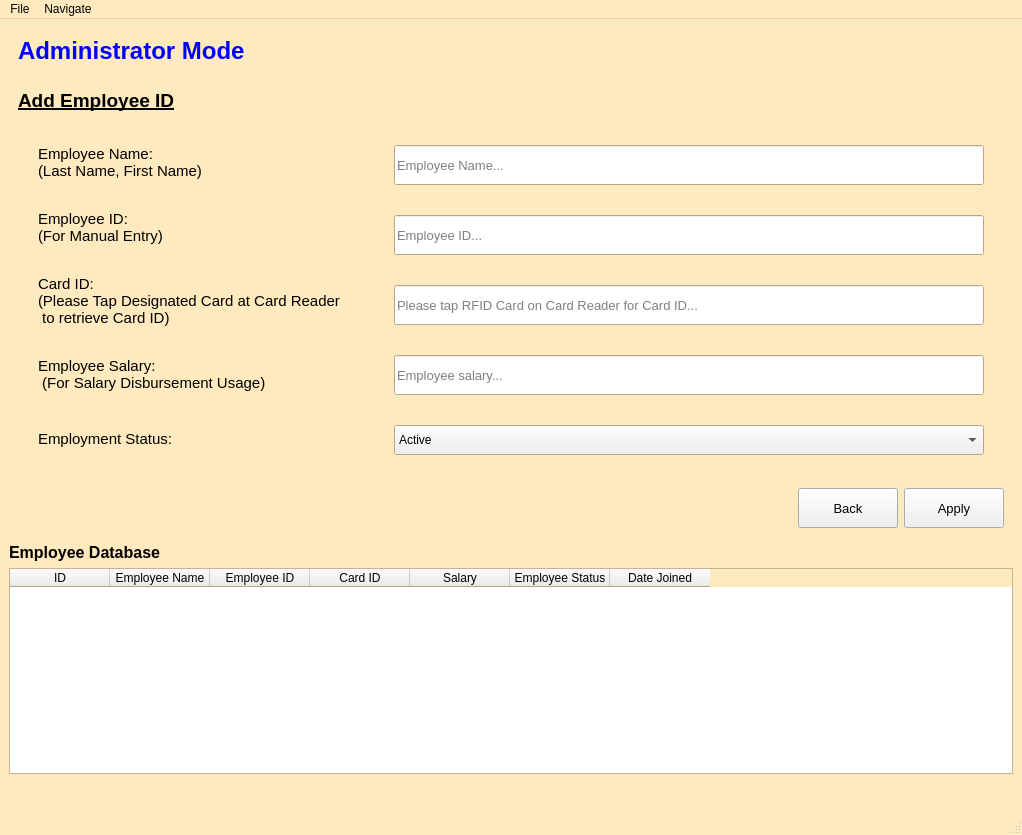
<?xml version="1.0" encoding="UTF-8"?>
<ui version="4.0">
 <class>Admin_Mode_1</class>
 <widget class="QMainWindow" name="Admin_Mode_1">
  <property name="geometry">
   <rect>
    <x>0</x>
    <y>0</y>
    <width>1022</width>
    <height>835</height>
   </rect>
  </property>
  <property name="palette">
   <palette>
    <active>
     <colorrole role="Base">
      <brush brushstyle="SolidPattern">
       <color alpha="255">
        <red>255</red>
        <green>255</green>
        <blue>255</blue>
       </color>
      </brush>
     </colorrole>
     <colorrole role="Window">
      <brush brushstyle="SolidPattern">
       <color alpha="255">
        <red>255</red>
        <green>233</green>
        <blue>190</blue>
       </color>
      </brush>
     </colorrole>
    </active>
    <inactive>
     <colorrole role="Base">
      <brush brushstyle="SolidPattern">
       <color alpha="255">
        <red>255</red>
        <green>255</green>
        <blue>255</blue>
       </color>
      </brush>
     </colorrole>
     <colorrole role="Window">
      <brush brushstyle="SolidPattern">
       <color alpha="255">
        <red>255</red>
        <green>233</green>
        <blue>190</blue>
       </color>
      </brush>
     </colorrole>
    </inactive>
    <disabled>
     <colorrole role="Base">
      <brush brushstyle="SolidPattern">
       <color alpha="255">
        <red>255</red>
        <green>233</green>
        <blue>190</blue>
       </color>
      </brush>
     </colorrole>
     <colorrole role="Window">
      <brush brushstyle="SolidPattern">
       <color alpha="255">
        <red>255</red>
        <green>233</green>
        <blue>190</blue>
       </color>
      </brush>
     </colorrole>
    </disabled>
   </palette>
  </property>
  <property name="windowTitle">
   <string>Attendance Recorder System - Admin Mode (Add Employee ID)</string>
  </property>
  <widget class="QWidget" name="centralwidget">
   <layout class="QVBoxLayout" name="verticalLayout">
    <item>
     <widget class="QFrame" name="frame_title">
      <property name="maximumSize">
       <size>
        <width>16777215</width>
        <height>50</height>
       </size>
      </property>
      <property name="frameShape">
       <enum>QFrame::NoFrame</enum>
      </property>
      <property name="frameShadow">
       <enum>QFrame::Raised</enum>
      </property>
      <layout class="QVBoxLayout" name="verticalLayout_2">
       <item>
        <widget class="QLabel" name="label_title">
         <property name="palette">
          <palette>
           <active>
            <colorrole role="WindowText">
             <brush brushstyle="SolidPattern">
              <color alpha="255">
               <red>0</red>
               <green>0</green>
               <blue>255</blue>
              </color>
             </brush>
            </colorrole>
           </active>
           <inactive>
            <colorrole role="WindowText">
             <brush brushstyle="SolidPattern">
              <color alpha="255">
               <red>0</red>
               <green>0</green>
               <blue>255</blue>
              </color>
             </brush>
            </colorrole>
           </inactive>
           <disabled>
            <colorrole role="WindowText">
             <brush brushstyle="SolidPattern">
              <color alpha="255">
               <red>120</red>
               <green>120</green>
               <blue>120</blue>
              </color>
             </brush>
            </colorrole>
           </disabled>
          </palette>
         </property>
         <property name="font">
          <font>
           <pointsize>18</pointsize>
           <weight>75</weight>
           <bold>true</bold>
          </font>
         </property>
         <property name="text">
          <string>Administrator Mode</string>
         </property>
        </widget>
       </item>
      </layout>
     </widget>
    </item>
    <item>
     <widget class="QFrame" name="frame_instruction">
      <property name="maximumSize">
       <size>
        <width>16777215</width>
        <height>50</height>
       </size>
      </property>
      <property name="frameShape">
       <enum>QFrame::NoFrame</enum>
      </property>
      <property name="frameShadow">
       <enum>QFrame::Raised</enum>
      </property>
      <layout class="QVBoxLayout" name="verticalLayout_3">
       <item>
        <widget class="QLabel" name="label_instruction">
         <property name="font">
          <font>
           <family>Arial</family>
           <pointsize>14</pointsize>
           <weight>75</weight>
           <bold>true</bold>
           <underline>true</underline>
          </font>
         </property>
         <property name="text">
          <string>Add Employee ID</string>
         </property>
        </widget>
       </item>
      </layout>
     </widget>
    </item>
    <item>
     <widget class="QFrame" name="frame_input">
      <property name="palette">
       <palette>
        <active>
         <colorrole role="Base">
          <brush brushstyle="SolidPattern">
           <color alpha="255">
            <red>255</red>
            <green>255</green>
            <blue>255</blue>
           </color>
          </brush>
         </colorrole>
         <colorrole role="Window">
          <brush brushstyle="SolidPattern">
           <color alpha="255">
            <red>255</red>
            <green>233</green>
            <blue>190</blue>
           </color>
          </brush>
         </colorrole>
        </active>
        <inactive>
         <colorrole role="Base">
          <brush brushstyle="SolidPattern">
           <color alpha="255">
            <red>255</red>
            <green>255</green>
            <blue>255</blue>
           </color>
          </brush>
         </colorrole>
         <colorrole role="Window">
          <brush brushstyle="SolidPattern">
           <color alpha="255">
            <red>255</red>
            <green>233</green>
            <blue>190</blue>
           </color>
          </brush>
         </colorrole>
        </inactive>
        <disabled>
         <colorrole role="Base">
          <brush brushstyle="SolidPattern">
           <color alpha="255">
            <red>255</red>
            <green>233</green>
            <blue>190</blue>
           </color>
          </brush>
         </colorrole>
         <colorrole role="Window">
          <brush brushstyle="SolidPattern">
           <color alpha="255">
            <red>255</red>
            <green>233</green>
            <blue>190</blue>
           </color>
          </brush>
         </colorrole>
        </disabled>
       </palette>
      </property>
      <property name="styleSheet">
       <string notr="true">b</string>
      </property>
      <property name="frameShape">
       <enum>QFrame::NoFrame</enum>
      </property>
      <property name="frameShadow">
       <enum>QFrame::Raised</enum>
      </property>
      <layout class="QHBoxLayout" name="horizontalLayout">
       <property name="leftMargin">
        <number>20</number>
       </property>
       <property name="rightMargin">
        <number>20</number>
       </property>
       <item>
        <widget class="QFrame" name="frame">
         <property name="minimumSize">
          <size>
           <width>350</width>
           <height>0</height>
          </size>
         </property>
         <property name="maximumSize">
          <size>
           <width>350</width>
           <height>16777215</height>
          </size>
         </property>
         <property name="frameShape">
          <enum>QFrame::NoFrame</enum>
         </property>
         <property name="frameShadow">
          <enum>QFrame::Raised</enum>
         </property>
         <layout class="QVBoxLayout" name="verticalLayout_4">
          <property name="spacing">
           <number>30</number>
          </property>
          <item>
           <widget class="QLabel" name="label_emp_name">
            <property name="font">
             <font>
              <pointsize>11</pointsize>
             </font>
            </property>
            <property name="text">
             <string>Employee Name:
(Last Name, First Name)</string>
            </property>
           </widget>
          </item>
          <item>
           <widget class="QLabel" name="label_emp_id">
            <property name="font">
             <font>
              <pointsize>11</pointsize>
             </font>
            </property>
            <property name="text">
             <string>Employee ID: 
(For Manual Entry)</string>
            </property>
           </widget>
          </item>
          <item>
           <widget class="QLabel" name="label_card_id">
            <property name="font">
             <font>
              <pointsize>11</pointsize>
             </font>
            </property>
            <property name="text">
             <string>Card ID: 
(Please Tap Designated Card at Card Reader
 to retrieve Card ID)</string>
            </property>
           </widget>
          </item>
          <item>
           <widget class="QLabel" name="label_emp_sal">
            <property name="font">
             <font>
              <pointsize>11</pointsize>
             </font>
            </property>
            <property name="text">
             <string>Employee Salary:
 (For Salary Disbursement Usage)</string>
            </property>
           </widget>
          </item>
          <item>
           <widget class="QLabel" name="label_2">
            <property name="font">
             <font>
              <pointsize>11</pointsize>
             </font>
            </property>
            <property name="text">
             <string>Employment Status:</string>
            </property>
           </widget>
          </item>
         </layout>
        </widget>
       </item>
       <item>
        <widget class="QFrame" name="frame_2">
         <property name="frameShape">
          <enum>QFrame::NoFrame</enum>
         </property>
         <property name="frameShadow">
          <enum>QFrame::Raised</enum>
         </property>
         <layout class="QVBoxLayout" name="verticalLayout_5">
          <property name="spacing">
           <number>30</number>
          </property>
          <item>
           <widget class="QLineEdit" name="lineEdit_emp_name">
            <property name="minimumSize">
             <size>
              <width>200</width>
              <height>40</height>
             </size>
            </property>
            <property name="maximumSize">
             <size>
              <width>16777215</width>
              <height>40</height>
             </size>
            </property>
            <property name="font">
             <font>
              <pointsize>10</pointsize>
             </font>
            </property>
            <property name="autoFillBackground">
             <bool>false</bool>
            </property>
            <property name="placeholderText">
             <string>Employee Name...</string>
            </property>
           </widget>
          </item>
          <item>
           <widget class="QLineEdit" name="lineEdit_emp_id">
            <property name="minimumSize">
             <size>
              <width>200</width>
              <height>40</height>
             </size>
            </property>
            <property name="maximumSize">
             <size>
              <width>16777215</width>
              <height>40</height>
             </size>
            </property>
            <property name="font">
             <font>
              <pointsize>10</pointsize>
             </font>
            </property>
            <property name="placeholderText">
             <string>Employee ID...</string>
            </property>
           </widget>
          </item>
          <item>
           <widget class="QLineEdit" name="lineEdit_card_id">
            <property name="minimumSize">
             <size>
              <width>200</width>
              <height>40</height>
             </size>
            </property>
            <property name="maximumSize">
             <size>
              <width>16777215</width>
              <height>40</height>
             </size>
            </property>
            <property name="font">
             <font>
              <pointsize>10</pointsize>
             </font>
            </property>
            <property name="placeholderText">
             <string>Please tap RFID Card on Card Reader for Card ID...</string>
            </property>
           </widget>
          </item>
          <item>
           <widget class="QLineEdit" name="lineEdit_emp_sal">
            <property name="minimumSize">
             <size>
              <width>200</width>
              <height>40</height>
             </size>
            </property>
            <property name="maximumSize">
             <size>
              <width>16777215</width>
              <height>40</height>
             </size>
            </property>
            <property name="font">
             <font>
              <pointsize>10</pointsize>
             </font>
            </property>
            <property name="placeholderText">
             <string>Employee salary...</string>
            </property>
           </widget>
          </item>
          <item>
           <widget class="QComboBox" name="comboBox_emp_stat">
            <property name="minimumSize">
             <size>
              <width>200</width>
              <height>30</height>
             </size>
            </property>
            <item>
             <property name="text">
              <string>Active</string>
             </property>
            </item>
            <item>
             <property name="text">
              <string>Inactive</string>
             </property>
            </item>
           </widget>
          </item>
         </layout>
        </widget>
       </item>
      </layout>
     </widget>
    </item>
    <item>
     <widget class="QFrame" name="frame_button">
      <property name="frameShape">
       <enum>QFrame::NoFrame</enum>
      </property>
      <property name="frameShadow">
       <enum>QFrame::Raised</enum>
      </property>
      <layout class="QHBoxLayout" name="horizontalLayout_2">
       <item>
        <spacer name="horizontalSpacer">
         <property name="orientation">
          <enum>Qt::Horizontal</enum>
         </property>
         <property name="sizeHint" stdset="0">
          <size>
           <width>40</width>
           <height>20</height>
          </size>
         </property>
        </spacer>
       </item>
       <item>
        <widget class="QPushButton" name="pushButton_cancel">
         <property name="minimumSize">
          <size>
           <width>100</width>
           <height>40</height>
          </size>
         </property>
         <property name="maximumSize">
          <size>
           <width>100</width>
           <height>40</height>
          </size>
         </property>
         <property name="font">
          <font>
           <pointsize>10</pointsize>
           <weight>50</weight>
           <bold>false</bold>
          </font>
         </property>
         <property name="autoFillBackground">
          <bool>false</bool>
         </property>
         <property name="styleSheet">
          <string notr="true">background: #f0f0f0</string>
         </property>
         <property name="text">
          <string>Back</string>
         </property>
        </widget>
       </item>
       <item>
        <widget class="QPushButton" name="pushButton_2">
         <property name="minimumSize">
          <size>
           <width>100</width>
           <height>40</height>
          </size>
         </property>
         <property name="maximumSize">
          <size>
           <width>100</width>
           <height>40</height>
          </size>
         </property>
         <property name="font">
          <font>
           <pointsize>10</pointsize>
          </font>
         </property>
         <property name="autoFillBackground">
          <bool>false</bool>
         </property>
         <property name="styleSheet">
          <string notr="true">background: #f0f0f0</string>
         </property>
         <property name="text">
          <string>Apply</string>
         </property>
        </widget>
       </item>
      </layout>
     </widget>
    </item>
    <item>
     <widget class="QLabel" name="label">
      <property name="font">
       <font>
        <pointsize>12</pointsize>
        <weight>75</weight>
        <bold>true</bold>
       </font>
      </property>
      <property name="text">
       <string>Employee Database</string>
      </property>
     </widget>
    </item>
    <item>
     <widget class="QTableWidget" name="EmployeeDataBase_Table">
      <property name="sizePolicy">
       <sizepolicy hsizetype="Expanding" vsizetype="Expanding">
        <horstretch>0</horstretch>
        <verstretch>0</verstretch>
       </sizepolicy>
      </property>
      <property name="layoutDirection">
       <enum>Qt::LeftToRight</enum>
      </property>
      <property name="frameShape">
       <enum>QFrame::StyledPanel</enum>
      </property>
      <property name="lineWidth">
       <number>1</number>
      </property>
      <property name="sizeAdjustPolicy">
       <enum>QAbstractScrollArea::AdjustIgnored</enum>
      </property>
      <property name="editTriggers">
       <set>QAbstractItemView::NoEditTriggers</set>
      </property>
      <property name="sortingEnabled">
       <bool>true</bool>
      </property>
      <attribute name="horizontalHeaderCascadingSectionResizes">
       <bool>false</bool>
      </attribute>
      <attribute name="horizontalHeaderMinimumSectionSize">
       <number>39</number>
      </attribute>
      <attribute name="horizontalHeaderShowSortIndicator" stdset="0">
       <bool>true</bool>
      </attribute>
      <attribute name="horizontalHeaderStretchLastSection">
       <bool>false</bool>
      </attribute>
      <attribute name="verticalHeaderVisible">
       <bool>false</bool>
      </attribute>
      <attribute name="verticalHeaderStretchLastSection">
       <bool>false</bool>
      </attribute>
      <column>
       <property name="text">
        <string>ID</string>
       </property>
      </column>
      <column>
       <property name="text">
        <string>Employee Name</string>
       </property>
      </column>
      <column>
       <property name="text">
        <string>Employee ID</string>
       </property>
      </column>
      <column>
       <property name="text">
        <string>Card ID</string>
       </property>
      </column>
      <column>
       <property name="text">
        <string>Salary</string>
       </property>
      </column>
      <column>
       <property name="text">
        <string>Employee Status</string>
       </property>
      </column>
      <column>
       <property name="text">
        <string>Date Joined</string>
       </property>
      </column>
     </widget>
    </item>
    <item>
     <spacer name="verticalSpacer">
      <property name="orientation">
       <enum>Qt::Vertical</enum>
      </property>
      <property name="sizeType">
       <enum>QSizePolicy::Maximum</enum>
      </property>
      <property name="sizeHint" stdset="0">
       <size>
        <width>20</width>
        <height>30</height>
       </size>
      </property>
     </spacer>
    </item>
   </layout>
  </widget>
  <widget class="QMenuBar" name="menubar">
   <property name="geometry">
    <rect>
     <x>0</x>
     <y>0</y>
     <width>1022</width>
     <height>20</height>
    </rect>
   </property>
   <widget class="QMenu" name="menuFile">
    <property name="title">
     <string>File</string>
    </property>
    <addaction name="actionExit"/>
   </widget>
   <widget class="QMenu" name="menuNavigate">
    <property name="title">
     <string>Navigate</string>
    </property>
    <addaction name="actionBack"/>
   </widget>
   <addaction name="menuFile"/>
   <addaction name="menuNavigate"/>
  </widget>
  <widget class="QStatusBar" name="statusbar"/>
  <action name="actionExit">
   <property name="text">
    <string>Exit</string>
   </property>
  </action>
  <action name="actionBack">
   <property name="text">
    <string>Back</string>
   </property>
  </action>
 </widget>
 <resources/>
 <connections/>
</ui>
